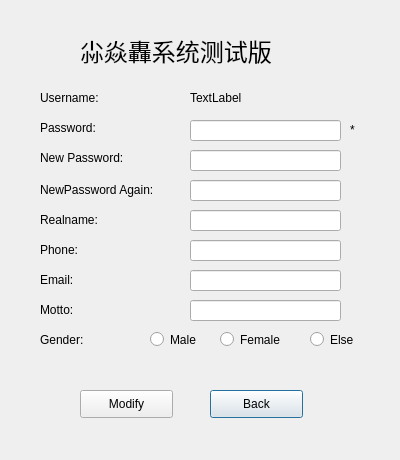
<?xml version="1.0" encoding="UTF-8"?>
<ui version="4.0">
 <class>modify</class>
 <widget class="QDialog" name="modify">
  <property name="geometry">
   <rect>
    <x>0</x>
    <y>0</y>
    <width>400</width>
    <height>460</height>
   </rect>
  </property>
  <property name="windowTitle">
   <string>Dialog</string>
  </property>
  <widget class="QLabel" name="label_3">
   <property name="geometry">
    <rect>
     <x>80</x>
     <y>30</y>
     <width>251</width>
     <height>41</height>
    </rect>
   </property>
   <property name="font">
    <font>
     <family>等线</family>
     <pointsize>18</pointsize>
    </font>
   </property>
   <property name="text">
    <string>尛焱轟系统测试版</string>
   </property>
  </widget>
  <widget class="QPushButton" name="exitBtn">
   <property name="geometry">
    <rect>
     <x>210</x>
     <y>390</y>
     <width>93</width>
     <height>28</height>
    </rect>
   </property>
   <property name="text">
    <string>Back</string>
   </property>
  </widget>
  <widget class="QLineEdit" name="npwdLineEdit2">
   <property name="geometry">
    <rect>
     <x>190</x>
     <y>180</y>
     <width>151</width>
     <height>21</height>
    </rect>
   </property>
   <property name="echoMode">
    <enum>QLineEdit::Password</enum>
   </property>
   <property name="placeholderText">
    <string/>
   </property>
   <property name="clearButtonEnabled">
    <bool>false</bool>
   </property>
  </widget>
  <widget class="QPushButton" name="regBtn">
   <property name="geometry">
    <rect>
     <x>80</x>
     <y>390</y>
     <width>93</width>
     <height>28</height>
    </rect>
   </property>
   <property name="text">
    <string>Modify</string>
   </property>
  </widget>
  <widget class="QLineEdit" name="phoneLineEdit">
   <property name="geometry">
    <rect>
     <x>190</x>
     <y>240</y>
     <width>151</width>
     <height>21</height>
    </rect>
   </property>
   <property name="echoMode">
    <enum>QLineEdit::Normal</enum>
   </property>
   <property name="placeholderText">
    <string/>
   </property>
   <property name="clearButtonEnabled">
    <bool>false</bool>
   </property>
  </widget>
  <widget class="QRadioButton" name="femaleRadioBtn">
   <property name="enabled">
    <bool>true</bool>
   </property>
   <property name="geometry">
    <rect>
     <x>220</x>
     <y>330</y>
     <width>81</width>
     <height>19</height>
    </rect>
   </property>
   <property name="text">
    <string>Female</string>
   </property>
  </widget>
  <widget class="QLineEdit" name="npwdLineEdit">
   <property name="geometry">
    <rect>
     <x>190</x>
     <y>150</y>
     <width>151</width>
     <height>21</height>
    </rect>
   </property>
   <property name="echoMode">
    <enum>QLineEdit::Password</enum>
   </property>
   <property name="placeholderText">
    <string/>
   </property>
   <property name="clearButtonEnabled">
    <bool>false</bool>
   </property>
  </widget>
  <widget class="QLabel" name="label_9">
   <property name="geometry">
    <rect>
     <x>40</x>
     <y>330</y>
     <width>131</width>
     <height>20</height>
    </rect>
   </property>
   <property name="text">
    <string>Gender:</string>
   </property>
  </widget>
  <widget class="QLabel" name="label">
   <property name="geometry">
    <rect>
     <x>40</x>
     <y>90</y>
     <width>91</width>
     <height>16</height>
    </rect>
   </property>
   <property name="text">
    <string>Username:</string>
   </property>
  </widget>
  <widget class="QRadioButton" name="elseRadioBtn">
   <property name="geometry">
    <rect>
     <x>310</x>
     <y>330</y>
     <width>61</width>
     <height>19</height>
    </rect>
   </property>
   <property name="text">
    <string>Else</string>
   </property>
   <property name="checked">
    <bool>false</bool>
   </property>
  </widget>
  <widget class="QRadioButton" name="maleRadioBtn">
   <property name="geometry">
    <rect>
     <x>150</x>
     <y>330</y>
     <width>61</width>
     <height>19</height>
    </rect>
   </property>
   <property name="text">
    <string>Male</string>
   </property>
  </widget>
  <widget class="QLineEdit" name="emailLineEdit">
   <property name="geometry">
    <rect>
     <x>190</x>
     <y>270</y>
     <width>151</width>
     <height>21</height>
    </rect>
   </property>
   <property name="echoMode">
    <enum>QLineEdit::Normal</enum>
   </property>
   <property name="placeholderText">
    <string/>
   </property>
   <property name="clearButtonEnabled">
    <bool>false</bool>
   </property>
  </widget>
  <widget class="QLabel" name="label_2">
   <property name="geometry">
    <rect>
     <x>40</x>
     <y>150</y>
     <width>121</width>
     <height>16</height>
    </rect>
   </property>
   <property name="text">
    <string>New Password:</string>
   </property>
  </widget>
  <widget class="QLineEdit" name="mottoLineEdit">
   <property name="geometry">
    <rect>
     <x>190</x>
     <y>300</y>
     <width>151</width>
     <height>21</height>
    </rect>
   </property>
   <property name="echoMode">
    <enum>QLineEdit::Normal</enum>
   </property>
   <property name="placeholderText">
    <string/>
   </property>
   <property name="clearButtonEnabled">
    <bool>false</bool>
   </property>
  </widget>
  <widget class="QLabel" name="label_4">
   <property name="geometry">
    <rect>
     <x>40</x>
     <y>180</y>
     <width>141</width>
     <height>20</height>
    </rect>
   </property>
   <property name="text">
    <string>NewPassword Again:</string>
   </property>
  </widget>
  <widget class="QLabel" name="label_7">
   <property name="geometry">
    <rect>
     <x>40</x>
     <y>270</y>
     <width>131</width>
     <height>20</height>
    </rect>
   </property>
   <property name="text">
    <string>Email:</string>
   </property>
  </widget>
  <widget class="QLabel" name="label_6">
   <property name="geometry">
    <rect>
     <x>40</x>
     <y>240</y>
     <width>131</width>
     <height>20</height>
    </rect>
   </property>
   <property name="text">
    <string>Phone:</string>
   </property>
  </widget>
  <widget class="QLabel" name="label_8">
   <property name="geometry">
    <rect>
     <x>40</x>
     <y>300</y>
     <width>131</width>
     <height>20</height>
    </rect>
   </property>
   <property name="text">
    <string>Motto:</string>
   </property>
  </widget>
  <widget class="QLabel" name="label_5">
   <property name="geometry">
    <rect>
     <x>40</x>
     <y>210</y>
     <width>131</width>
     <height>20</height>
    </rect>
   </property>
   <property name="text">
    <string>Realname:</string>
   </property>
  </widget>
  <widget class="QLineEdit" name="realLineEdit">
   <property name="geometry">
    <rect>
     <x>190</x>
     <y>210</y>
     <width>151</width>
     <height>21</height>
    </rect>
   </property>
   <property name="text">
    <string/>
   </property>
   <property name="echoMode">
    <enum>QLineEdit::Normal</enum>
   </property>
   <property name="placeholderText">
    <string/>
   </property>
   <property name="clearButtonEnabled">
    <bool>false</bool>
   </property>
  </widget>
  <widget class="QLineEdit" name="pwdLineEdit">
   <property name="geometry">
    <rect>
     <x>190</x>
     <y>120</y>
     <width>151</width>
     <height>21</height>
    </rect>
   </property>
   <property name="echoMode">
    <enum>QLineEdit::Password</enum>
   </property>
   <property name="placeholderText">
    <string/>
   </property>
   <property name="clearButtonEnabled">
    <bool>false</bool>
   </property>
  </widget>
  <widget class="QLabel" name="label_13">
   <property name="geometry">
    <rect>
     <x>350</x>
     <y>120</y>
     <width>31</width>
     <height>20</height>
    </rect>
   </property>
   <property name="text">
    <string>*</string>
   </property>
  </widget>
  <widget class="QLabel" name="label_10">
   <property name="geometry">
    <rect>
     <x>40</x>
     <y>120</y>
     <width>91</width>
     <height>16</height>
    </rect>
   </property>
   <property name="text">
    <string>Password:</string>
   </property>
  </widget>
  <widget class="QLabel" name="userLabel">
   <property name="geometry">
    <rect>
     <x>190</x>
     <y>90</y>
     <width>72</width>
     <height>15</height>
    </rect>
   </property>
   <property name="text">
    <string>TextLabel</string>
   </property>
  </widget>
 </widget>
 <tabstops>
  <tabstop>pwdLineEdit</tabstop>
  <tabstop>npwdLineEdit</tabstop>
  <tabstop>npwdLineEdit2</tabstop>
  <tabstop>realLineEdit</tabstop>
  <tabstop>phoneLineEdit</tabstop>
  <tabstop>emailLineEdit</tabstop>
  <tabstop>mottoLineEdit</tabstop>
  <tabstop>maleRadioBtn</tabstop>
  <tabstop>femaleRadioBtn</tabstop>
  <tabstop>elseRadioBtn</tabstop>
  <tabstop>regBtn</tabstop>
  <tabstop>exitBtn</tabstop>
 </tabstops>
 <resources/>
 <connections/>
</ui>
